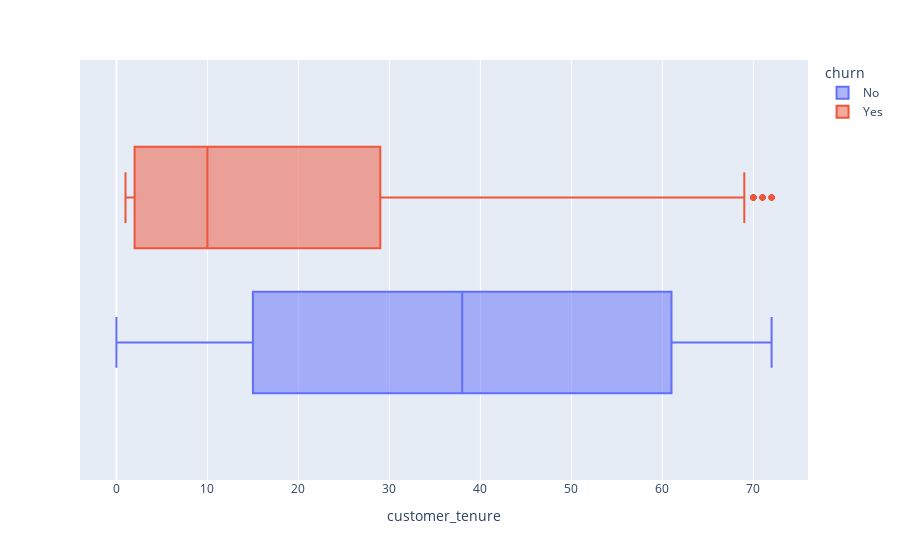
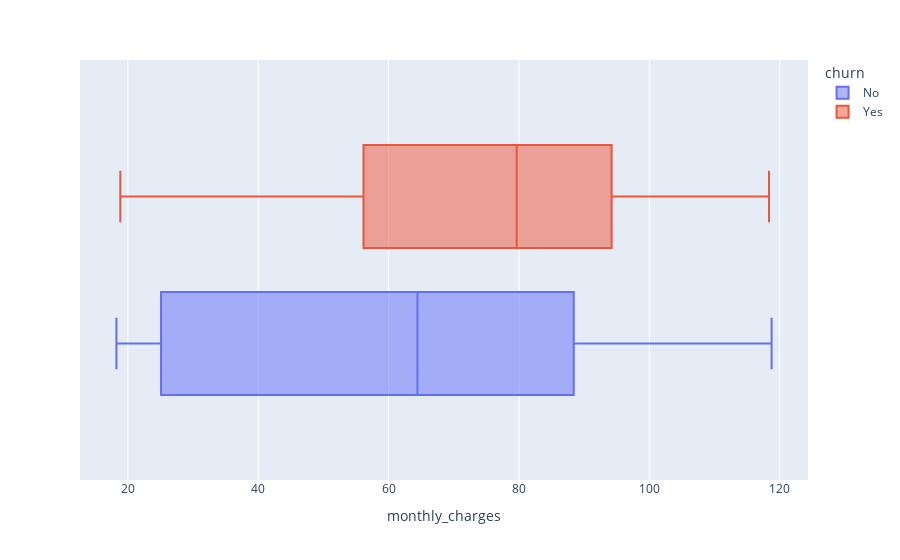

Notebook source saved alongside these figures, in order:
### Code cell
# Imprimindo boxplot com o plotly

for col in ['customer_tenure', 'monthly_charges']:
    fig = box(df_telecom, x=col, color='churn', orientation='h')
    fig.show()

### Figure 1 — Plotly figure (JSON) as saved in the notebook; plotly's stock layout.template omitted (floating-point values rounded to 4 significant figures; data arrays with more than 128 entries replaced by an {"elided": "..."} marker saying what was removed)
{"data": [{"alignmentgroup": "True", "hovertemplate": "churn=No<br>customer_tenure=%{x}<extra></extra>", "legendgroup": "No", "marker": {"color": "#636efa"}, "name": "No", "notched": false, "offsetgroup": "No", "orientation": "h", "showlegend": true, "type": "box", "x": {"elided": "5174 int values"}, "x0": " ", "xaxis": "x", "y0": " ", "yaxis": "y"}, {"alignmentgroup": "True", "hovertemplate": "churn=Yes<br>customer_tenure=%{x}<extra></extra>", "legendgroup": "Yes", "marker": {"color": "#EF553B"}, "name": "Yes", "notched": false, "offsetgroup": "Yes", "orientation": "h", "showlegend": true, "type": "box", "x": {"elided": "1869 int values"}, "x0": " ", "xaxis": "x", "y0": " ", "yaxis": "y"}], "layout": {"boxmode": "group", "legend": {"title": {"text": "churn"}, "tracegroupgap": 0}, "margin": {"t": 60}, "xaxis": {"anchor": "y", "domain": [0, 1], "title": {"text": "customer_tenure"}}, "yaxis": {"anchor": "x", "domain": [0, 1]}}}

### Figure 2 — Plotly figure (JSON) as saved in the notebook; plotly's stock layout.template omitted (floating-point values rounded to 4 significant figures; data arrays with more than 128 entries replaced by an {"elided": "..."} marker saying what was removed)
{"data": [{"alignmentgroup": "True", "hovertemplate": "churn=No<br>monthly_charges=%{x}<extra></extra>", "legendgroup": "No", "marker": {"color": "#636efa"}, "name": "No", "notched": false, "offsetgroup": "No", "orientation": "h", "showlegend": true, "type": "box", "x": {"elided": "5174 float values"}, "x0": " ", "xaxis": "x", "y0": " ", "yaxis": "y"}, {"alignmentgroup": "True", "hovertemplate": "churn=Yes<br>monthly_charges=%{x}<extra></extra>", "legendgroup": "Yes", "marker": {"color": "#EF553B"}, "name": "Yes", "notched": false, "offsetgroup": "Yes", "orientation": "h", "showlegend": true, "type": "box", "x": {"elided": "1869 float values"}, "x0": " ", "xaxis": "x", "y0": " ", "yaxis": "y"}], "layout": {"boxmode": "group", "legend": {"title": {"text": "churn"}, "tracegroupgap": 0}, "margin": {"t": 60}, "xaxis": {"anchor": "y", "domain": [0, 1], "title": {"text": "monthly_charges"}}, "yaxis": {"anchor": "x", "domain": [0, 1]}}}
